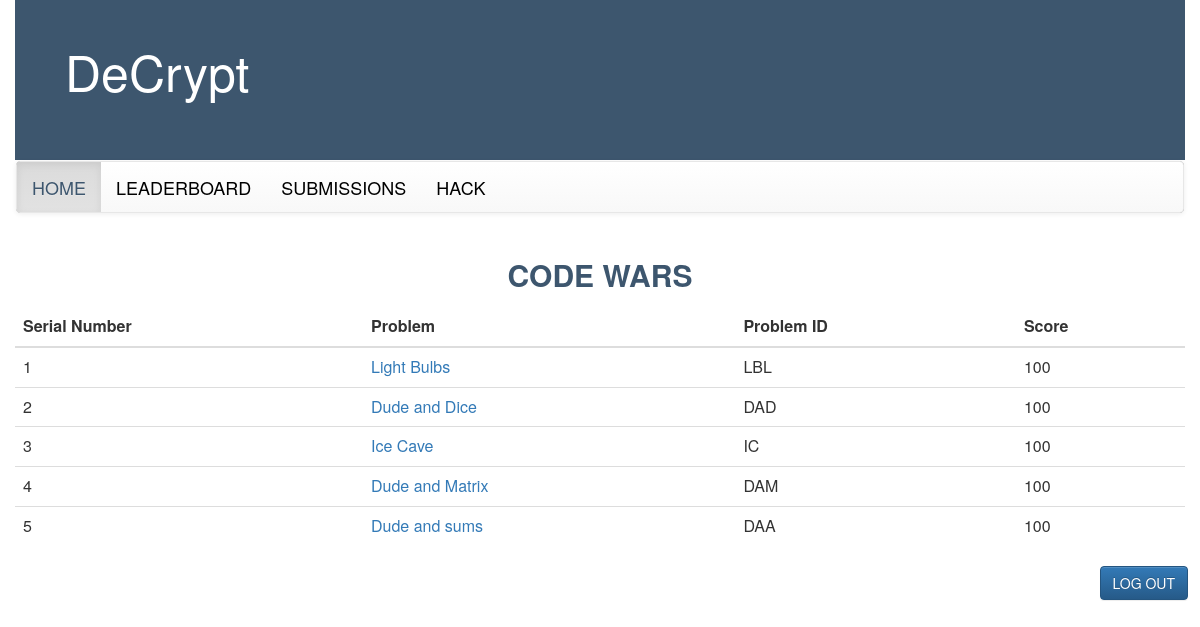
The app's page /index.php (signed in) with its own data.
### tables this page shows
CREATE TABLE `problem` (
  `problemId` int(11) NOT NULL,
  `author` varchar(255) NOT NULL,
  `testfile` varchar(255) NOT NULL,
  `timelimit` varchar(255) NOT NULL,
  `memory` varchar(255) NOT NULL,
  `problemCode` varchar(1024) NOT NULL,
  `input` longtext NOT NULL,
  `output` longtext NOT NULL,
  `explanation` longtext NOT NULL,
  `problem_stmt` longtext NOT NULL,
  `title_of_problem` varchar(1024) NOT NULL,
  `score` int(11) NOT NULL,
  `Sha1` varchar(50) NOT NULL,
  `Permissions` int(11) NOT NULL
);

### index.php (the view, shortened to what this page needs)
<html>
	<head>
<link rel="stylesheet" href="https://maxcdn.bootstrapcdn.com/bootstrap/3.3.6/css/bootstrap.min.css">
<link rel="stylesheet" href="https://maxcdn.bootstrapcdn.com/bootstrap/3.3.6/css/bootstrap-theme.min.css">
	</head>
	<body>
			<div class="container-fluid">
				<div class="header"> <p class="header">DeCrypt </p></div>
				  <nav class="navbar" data-spy="affix">
        <nav class="navbar navbar-default navbar" role="navigation">
        <ul class="nav navbar-nav">
         <li class="active"><a href="" align="center" >HOME</a></li>
         <li><a href="leaderboard.php" align="center">LEADERBOARD</a></li>
         <li> <a href="mysubmissions.php" align="center">SUBMISSIONS</a></li>
        <li> <a href="hackit.php" align="center">HACK</a></li>
         </ul>
          </nav>
        </nav>
        <p class="head"> <b>CODE WARS</b> </p>
				  <table class="table table-hover">
    <thead>
      <tr>
        <th>Serial Number</th>
        <th>Problem</th>
        <th>Problem ID</th>
        <th>Score</th>
      </tr>
    </thead>
    <tbody>
      <?php
	  		$con=mysqli_connect("localhost","root","","online_judge");
			$query ="SELECT * FROM problem";
			$result=mysqli_query($con,$query);
			while ($row=mysqli_fetch_assoc($result)) {
				$x=$row['problemCode'];
				echo "<tr><td>";echo $row['problemId'];
				echo "</td><td><span ><a href='problems.php?id=$x' name='id' class='hovers_item hovers_effect_1'>";echo $row['title_of_problem'];
				echo "</span></a></td><td>";echo $row['problemCode'];
				echo "</td><td>";
				echo $row['score'];
				echo "</td></tr>";
				}
	  		?>
    </tbody>
  </table>
			</div>
				<div class="logout"> <button type="button" class="btn btn-primary btn-md" onclick="location.href='logout.php'">LOG OUT</button> </div>
	</body>
</html>
	</body>
</html>

### index.php (style rules this page uses)
div.header { background-color :#3d566e; height: 20%; width: 100%; }
p.header { font-size: 50px; color:white; margin-left: 50px; padding-top: 35px; }
.navbar-default { background-color: #555555; border-color: #e7e7e7; font-size: 18px; font-color: white; width:100%; }
.navbar-default .navbar-nav > li > a { color:black; }
.navbar-default .navbar-nav > .active > a, .navbar-default .navbar-nav > .active > a:hover, .navbar-default .navbar-nav > .active > a:focus { color: #3d566e; background-color: #7f8c8d; width: 100%; }
div.logout { text-align: right; margin-right:1%; }
p.head { color :#3d566e; font-size: 30px; text-align: center; }

### records on screen
problem: problemId "1", title_of_problem "Light Bulbs", problemCode "LBL", score "100"
problem: problemId "2", title_of_problem "Dude and Dice", problemCode "DAD", score "100"
problem: problemId "3", title_of_problem "Ice Cave", problemCode "IC", score "100"
problem: problemId "4", title_of_problem "Dude and Matrix", problemCode "DAM", score "100"
problem: problemId "5", title_of_problem "Dude and sums", problemCode "DAA", score "100"
